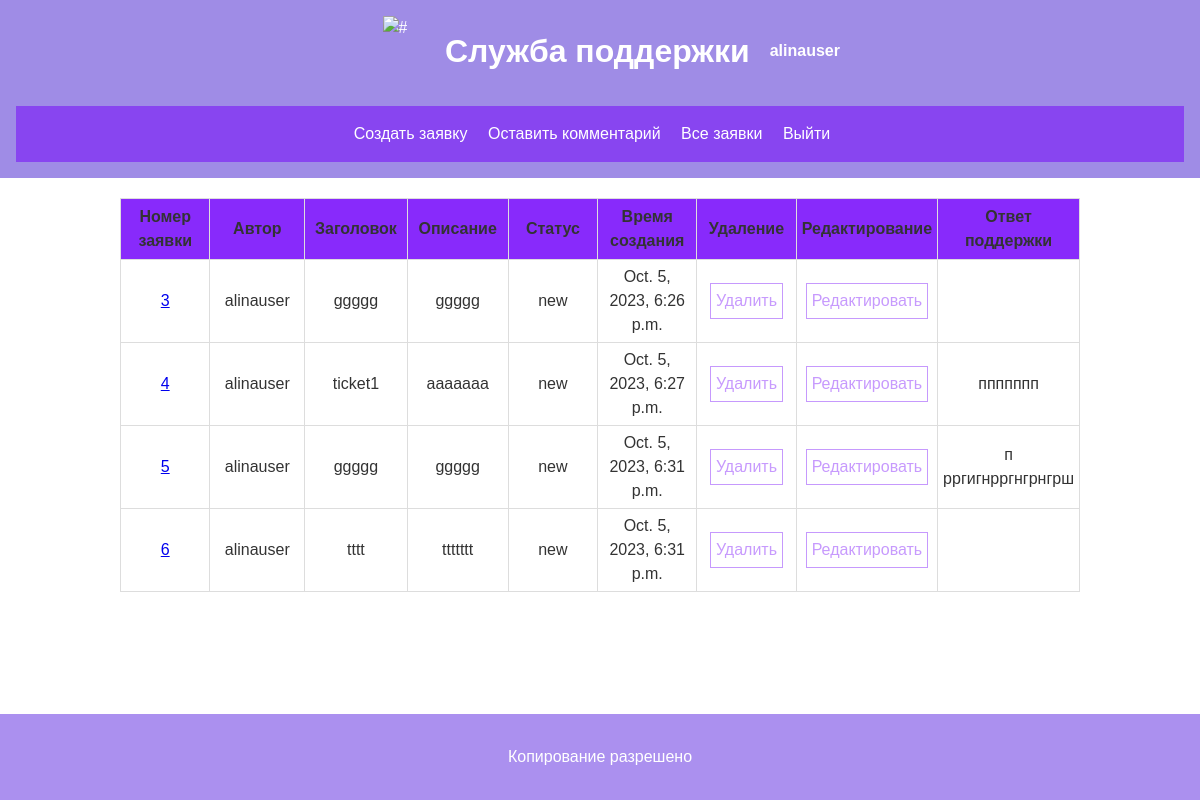
Page /tickets/all/ (signed in) on the earlier database version.
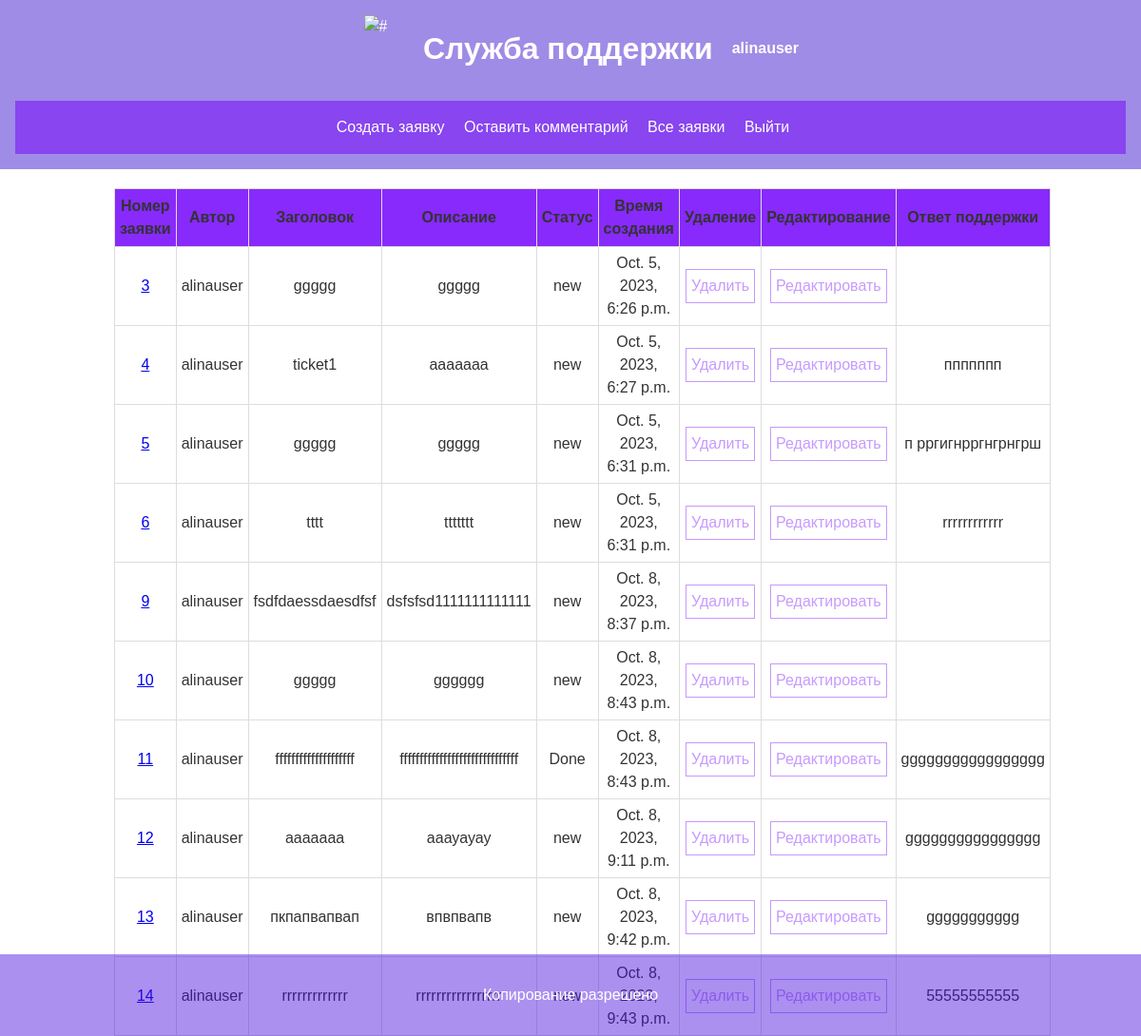
Same page on the later database version.
### users/models.py (models this page shows)
class User(AbstractUser):
    username = models.CharField(max_length=50, unique=True)
    first_name = models.CharField(max_length=50)
    last_name = models.CharField(max_length=50)
    email = models.EmailField(max_length=255, unique=True)
    password = models.CharField(max_length=150)
    is_employee = models.BooleanField(default=False)
    id = models.AutoField(unique=True, primary_key=True, editable=False)
    def __str__(self):
        return self.username

### tickets/models.py (models this page shows, shortened)
class Ticket(models.Model):
    STATUS_CHOICES = (
        ('new', 'New'),
        ('done', 'Done')
    )
    author = models.ForeignKey(User, max_length=50, on_delete=models.CASCADE)
    description = models.CharField(max_length=200)
    message = models.CharField(max_length=200)
    status = models.CharField(max_length=20, choices=STATUS_CHOICES, default='new')
    created_at = models.DateTimeField(auto_now_add=True)
    id = models.AutoField(unique=True, primary_key=True, editable=False)

class Answer(models.Model):
    ticket_id = models.OneToOneField(Ticket, on_delete=models.CASCADE, unique=True)
    answer = models.TextField(max_length=500)
    def __str__(self):
        return self.answer

### tickets/views.py (the view)
# urls.py: path('tickets/', include('tickets.urls')),
@login_required(login_url='login')
def tickets(request):
    userobj = User.objects.get(username=request.user)
    print(request.user)
    if not userobj.is_employee:
        tickets = Ticket.objects.filter(author=request.user)
    else:
        tickets = Ticket.objects.all()
    context = {'tickets': tickets}
    return render(request, 'tickets/tickets-all.html', context)

### tickets/templates/tickets/tickets-all.html
{% extends 'tickets/base.html' %}
{% block content %}
{% load static %}
<table>
    <thead>
    <tr>
        <th>Номер заявки</th>
        <th>Автор</th>
        <th>Заголовок</th>
        <th>Описание</th>
        <th>Статус</th>
        <th>Время создания</th>
        <th>Удаление</th>
        {% if user.is_employee == False %}
        <th>Редактирование</th>
        {% endif %}
        <th>Ответ поддержки</th>
    </thead>
    <tbody>
    {% for ticket in tickets %}
        <tr>
            <td><a href="/tickets/one/{{ ticket.id }}">{{ ticket.id }}</a></td>
            <td>{{ ticket.author }}</td>
            <td>{{ ticket.description }}</td>
            <td>{{ ticket.message }}</td>
            <td>{{ ticket.status }}</td>
            <td>{{ ticket.created_at }}</td>
            <td><a href="/tickets/delete/{{ ticket.id }}" class="default">Удалить</a></td>
            {% if user.is_employee == False %}
            <td><a href="/tickets/update/{{ ticket.id }}" class="default">Редактировать</a></td>
            {% endif %}
            <td>{{ ticket.answer }}</td>
        </tr>
    {% endfor %}
    </tbody>
</table>
{% endblock %}

### tickets/templates/tickets/base.html (shortened to what this page needs)
{% load static %}
<!DOCTYPE html>
<html lang="ru">
<head>
   <link rel="stylesheet" href="{% static 'css/style.css' %}" type="text/css">
</head>
<body>
<header>
    <div class="header-logo">
    <div class="logo">
        <img src="https://emojio.ru/images/apple-b/1f338.png" alt="#">
    </div>
    <h1>Служба поддержки</h1>
      <div class="special">{{ user }}</div>
    </div>
    <nav>
        <ul>
        {% if user.is_employee == False %}
            <li><a href="/tickets/create/">Создать заявку</a></li>
            <li><a href="/tickets/feedback/">Оставить комментарий</a></li>
        {% endif %}
            <li><a href="/tickets/all/">Все заявки</a></li>
            {% if user.is_authenticated %}
            <li><a href="/users/logout/">Выйти</a></li>
            {% endif %}
        </ul>
    </nav>
</header>
<main>
    <div class="container">
    {% block content %}
    {% endblock %}
</div>
</main>
<footer>
    <p>Копирование разрешено</p>
</footer>
</body>
</html>

### static/css/style.css (style rules this page uses)
body { font-family: Arial, sans-serif; font-size: 16px; line-height: 1.5; color: #333; margin: 0; padding: 0; height: 100vh; }
.container { width: 80%; margin: 0 auto; }
.header-logo { display: flex; justify-content: center; margin-bottom: 20px; align-items: center; }
.logo { width: 70px; height: 70px; margin-right: 15px; }
.logo img { width: 100%; height: 100%; object-fit: cover; }
header { background-color: rgba(52, 12, 203, 0.47); color: white; text-align: center; padding: 1em; }
header h1 { margin: 0; }
nav { background-color: rgba(114, 2, 251, 0.51); text-align: center; padding: 1em; }
nav ul { list-style: none; padding: 0; margin: 0; }
nav ul li { display: inline; margin-right: 1em; }
nav ul li a { color: white; text-decoration: none; }
main { margin: auto; text-align: center; margin-top: 20px; width: 100%; margin-bottom: 120px; }
footer { position: fixed; bottom: 0; left: 0; right: 0; background-color: rgba(73, 15, 220, 0.46); color: rgb(255, 255, 255); text-align: center; padding: 15px 0; width: 100%; }
table { width: 100%; margin-bottom: 20px; border: 1px solid rgba(114, 2, 251, 0.53); border-collapse: collapse; height:100%; margin-left: auto; margin-right: auto; }
table th { font-weight: bold; padding: 5px; width: 100px; height: 50px; background: rgba(114, 2, 251, 0.84); border: 1px solid #dddddd; }
table td { border: 1px solid #dddddd; padding: 5px; }
.container { margin: auto; padding: 0 15px; }
.default { color: rgba(114, 2, 251, 0.4); text-decoration: none; padding: 5px 5px; border:1px solid; display: inline-block; }
.special { font-weight: bold; margin-left: 20px; }

Differences in the rows shown:
shown differently, row unchanged: Ticket "tttt": answer (not shown) → "rrrrrrrrrrrr"
added Ticket: id "9", author "alinauser", description "fsdfdaessdaesdfsf", message "dsfsfsd1111111111111", status "new", created_at "Oct. 8, 2023, 8:37 p.m."
added Ticket: id "10", author "alinauser", description "ggggg", message "gggggg", status "new", created_at "Oct. 8, 2023, 8:43 p.m."
added Ticket: id "11", author "alinauser", description "ffffffffffffffffffff", message "ffffffffffffffffffffffffffffff", status "Done", created_at "Oct. 8, 2023, 8:43 p.m.", answer "ggggggggggggggggg"
added Ticket: id "12", author "alinauser", description "ааааааа", message "ааауауау", status "new", created_at "Oct. 8, 2023, 9:11 p.m.", answer "gggggggggggggggg"
added Ticket: id "13", author "alinauser", description "пкпапвапвап", message "впвпвапв", status "new", created_at "Oct. 8, 2023, 9:42 p.m.", answer "ggggggggggg"
added Ticket: id "14", author "alinauser", description "rrrrrrrrrrrrr", message "rrrrrrrrrrrrrrrrr", status "new", created_at "Oct. 8, 2023, 9:43 p.m.", answer "55555555555"
